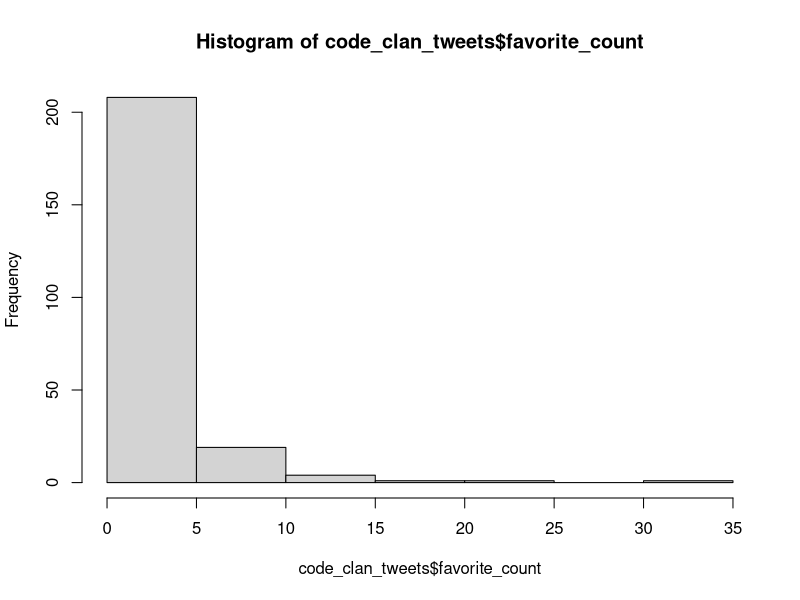
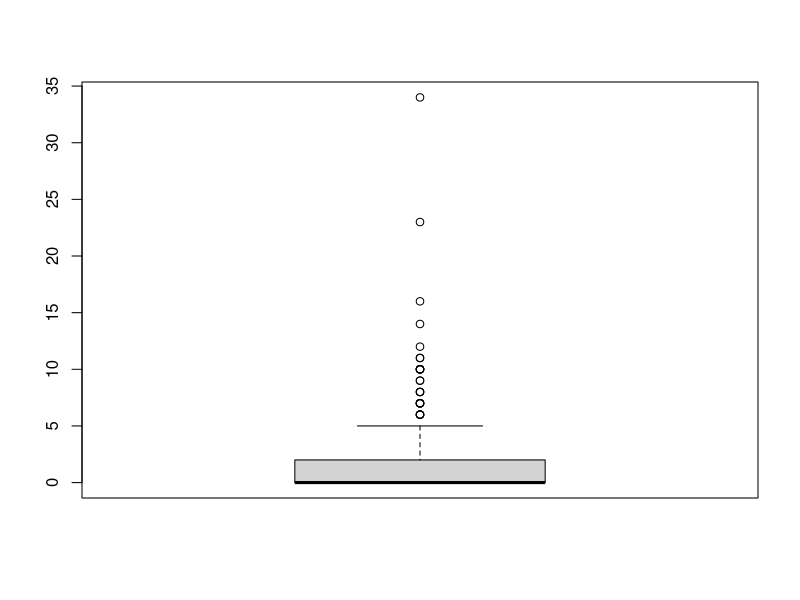

The R source for these figures, in order: (Note: this script raises an error after producing the figures.)
## ---- chunk 1
library(readr)
library(stringr)
library(tidyverse)

code_clan_tweets <- read_csv("data/code_clan_tweets.csv")

nrow(code_clan_tweets)

ncol(code_clan_tweets)

dim(code_clan_tweets)

names(code_clan_tweets)

head (code_clan_tweets)

tail(code_clan_tweets)
## ---- chunk 2
hist(code_clan_tweets$favorite_count)

boxplot(code_clan_tweets$favorite_count)

summary(code_clan_tweets$favorite_count)
## ---- chunk 3
favourite_count_including_quote <- select(code_clan_tweets, is_quote, favorite_count)

count(favourite_count_including_quote)
## ---- chunk 4

total_favourite_tweet_excluding_quotes <- filter(favourite_count_including_quote, is_quote == "FALSE")  
                                           count(favourite_count_excluding_quotes) %>%

## ---- chunk 5
total_favourite_tweet_excluding_quotes
## ---- chunk 6
data_omoying_quoted_tweets <- filter(code_clan_tweets, is_quote =="False")
                               
mean(code_clan_tweets$retweet_count)
                              
group_by(data_omoying_quoted_tweets)

data_omoying_quoted_tweets



## ---- chunk 7



## ---- chunk 8
mean(code_clan_tweets$display_text_width)
## ---- chunk 9
code_clan_info <- read_csv("data/code_clan_info.csv")
## ---- chunk 10
code_clan_info

nrow(code_clan_info)

ncol(code_clan_info)

dim(code_clan_info)

names(code_clan_info)

head (code_clan_info)
## ---- chunk 11
code_clan_tweets_info <- full_join(code_clan_tweets, code_clan_info, by ="tweet_id")

code_clan_tweets_info
## ---- chunk 12

# step one by using the mutate function,change all the text to lower case,
# step two select only the tweets which have the "# "spevial character in them


codeclan_hashtags <- select(code_clan_tweets_info$tweet_id,"text == # ")


